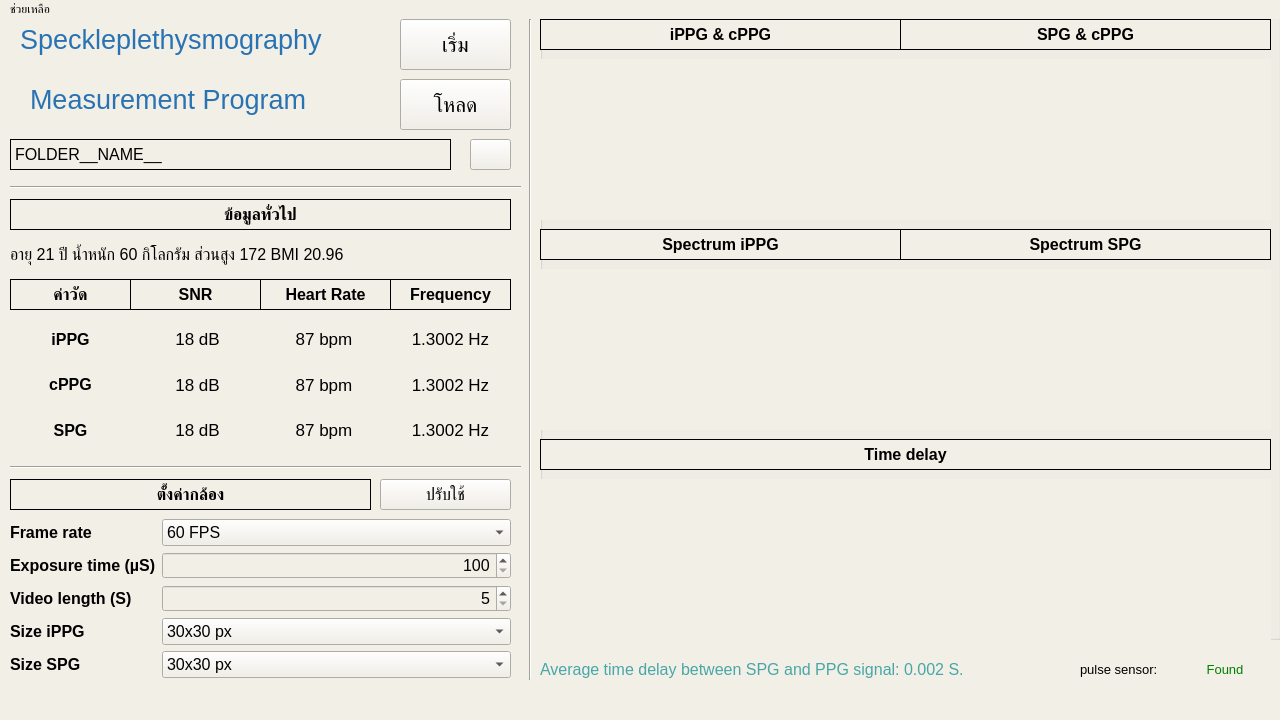
<?xml version="1.0" encoding="UTF-8"?>
<ui version="4.0">
 <class>MainWindow</class>
 <widget class="QMainWindow" name="MainWindow">
  <property name="geometry">
   <rect>
    <x>0</x>
    <y>0</y>
    <width>1280</width>
    <height>720</height>
   </rect>
  </property>
  <property name="minimumSize">
   <size>
    <width>1280</width>
    <height>720</height>
   </size>
  </property>
  <property name="maximumSize">
   <size>
    <width>1280</width>
    <height>720</height>
   </size>
  </property>
  <property name="font">
   <font>
    <pointsize>16</pointsize>
   </font>
  </property>
  <property name="windowTitle">
   <string>MainWindow</string>
  </property>
  <property name="styleSheet">
   <string notr="true">background-color: #F2EFE7;</string>
  </property>
  <widget class="QWidget" name="centralwidget">
   <widget class="QLabel" name="name1">
    <property name="enabled">
     <bool>true</bool>
    </property>
    <property name="geometry">
     <rect>
      <x>20</x>
      <y>0</y>
      <width>361</width>
      <height>41</height>
     </rect>
    </property>
    <property name="font">
     <font>
      <pointsize>20</pointsize>
     </font>
    </property>
    <property name="styleSheet">
     <string notr="true">color: #2973B2;</string>
    </property>
    <property name="text">
     <string>Speckleplethysmography</string>
    </property>
   </widget>
   <widget class="QLabel" name="name2">
    <property name="enabled">
     <bool>true</bool>
    </property>
    <property name="geometry">
     <rect>
      <x>30</x>
      <y>60</y>
      <width>331</width>
      <height>41</height>
     </rect>
    </property>
    <property name="font">
     <font>
      <pointsize>20</pointsize>
     </font>
    </property>
    <property name="styleSheet">
     <string notr="true">color: #2973B2;</string>
    </property>
    <property name="text">
     <string>Measurement Program</string>
    </property>
   </widget>
   <widget class="Line" name="line">
    <property name="geometry">
     <rect>
      <x>520</x>
      <y>0</y>
      <width>20</width>
      <height>661</height>
     </rect>
    </property>
    <property name="orientation">
     <enum>Qt::Vertical</enum>
    </property>
   </widget>
   <widget class="Line" name="line_2">
    <property name="geometry">
     <rect>
      <x>10</x>
      <y>160</y>
      <width>511</width>
      <height>16</height>
     </rect>
    </property>
    <property name="orientation">
     <enum>Qt::Horizontal</enum>
    </property>
   </widget>
   <widget class="QPushButton" name="bt_start">
    <property name="geometry">
     <rect>
      <x>400</x>
      <y>0</y>
      <width>111</width>
      <height>51</height>
     </rect>
    </property>
    <property name="font">
     <font>
      <pointsize>16</pointsize>
     </font>
    </property>
    <property name="styleSheet">
     <string notr="true"/>
    </property>
    <property name="text">
     <string>เริ่ม</string>
    </property>
    <property name="icon">
     <iconset>
      <normaloff>resources/diskette.png</normaloff>resources/diskette.png</iconset>
    </property>
   </widget>
   <widget class="QPushButton" name="bt_load">
    <property name="geometry">
     <rect>
      <x>400</x>
      <y>60</y>
      <width>111</width>
      <height>51</height>
     </rect>
    </property>
    <property name="font">
     <font>
      <pointsize>16</pointsize>
     </font>
    </property>
    <property name="styleSheet">
     <string notr="true"/>
    </property>
    <property name="text">
     <string>โหลด</string>
    </property>
    <property name="icon">
     <iconset>
      <normaloff>resources/folder.png</normaloff>resources/folder.png</iconset>
    </property>
   </widget>
   <widget class="QLabel" name="folder_name">
    <property name="geometry">
     <rect>
      <x>10</x>
      <y>120</y>
      <width>441</width>
      <height>31</height>
     </rect>
    </property>
    <property name="font">
     <font>
      <pointsize>12</pointsize>
     </font>
    </property>
    <property name="frameShape">
     <enum>QFrame::Box</enum>
    </property>
    <property name="text">
     <string>FOLDER__NAME__</string>
    </property>
   </widget>
   <widget class="QPushButton" name="bt_load_2">
    <property name="geometry">
     <rect>
      <x>470</x>
      <y>120</y>
      <width>41</width>
      <height>31</height>
     </rect>
    </property>
    <property name="font">
     <font>
      <pointsize>16</pointsize>
     </font>
    </property>
    <property name="styleSheet">
     <string notr="true">
</string>
    </property>
    <property name="text">
     <string/>
    </property>
    <property name="icon">
     <iconset>
      <normaloff>resources/reset.png</normaloff>resources/reset.png</iconset>
    </property>
   </widget>
   <widget class="QLabel" name="label">
    <property name="geometry">
     <rect>
      <x>10</x>
      <y>180</y>
      <width>501</width>
      <height>31</height>
     </rect>
    </property>
    <property name="font">
     <font>
      <pointsize>12</pointsize>
      <weight>75</weight>
      <bold>true</bold>
     </font>
    </property>
    <property name="frameShape">
     <enum>QFrame::Box</enum>
    </property>
    <property name="text">
     <string>ข้อมูลทั่วไป</string>
    </property>
    <property name="alignment">
     <set>Qt::AlignCenter</set>
    </property>
   </widget>
   <widget class="QLabel" name="label_2">
    <property name="geometry">
     <rect>
      <x>130</x>
      <y>260</y>
      <width>131</width>
      <height>31</height>
     </rect>
    </property>
    <property name="font">
     <font>
      <pointsize>12</pointsize>
      <weight>75</weight>
      <bold>true</bold>
     </font>
    </property>
    <property name="frameShape">
     <enum>QFrame::Box</enum>
    </property>
    <property name="text">
     <string>SNR</string>
    </property>
    <property name="alignment">
     <set>Qt::AlignCenter</set>
    </property>
   </widget>
   <widget class="QLabel" name="label_3">
    <property name="geometry">
     <rect>
      <x>390</x>
      <y>260</y>
      <width>121</width>
      <height>31</height>
     </rect>
    </property>
    <property name="font">
     <font>
      <pointsize>12</pointsize>
      <weight>75</weight>
      <bold>true</bold>
     </font>
    </property>
    <property name="frameShape">
     <enum>QFrame::Box</enum>
    </property>
    <property name="text">
     <string>Frequency</string>
    </property>
    <property name="alignment">
     <set>Qt::AlignCenter</set>
    </property>
   </widget>
   <widget class="QLabel" name="label_4">
    <property name="geometry">
     <rect>
      <x>260</x>
      <y>260</y>
      <width>131</width>
      <height>31</height>
     </rect>
    </property>
    <property name="font">
     <font>
      <pointsize>12</pointsize>
      <weight>75</weight>
      <bold>true</bold>
     </font>
    </property>
    <property name="frameShape">
     <enum>QFrame::Box</enum>
    </property>
    <property name="text">
     <string>Heart Rate</string>
    </property>
    <property name="alignment">
     <set>Qt::AlignCenter</set>
    </property>
   </widget>
   <widget class="QWidget" name="gridLayoutWidget">
    <property name="geometry">
     <rect>
      <x>10</x>
      <y>300</y>
      <width>501</width>
      <height>131</height>
     </rect>
    </property>
    <property name="font">
     <font>
      <pointsize>13</pointsize>
     </font>
    </property>
    <layout class="QGridLayout" name="gridLayout">
     <item row="1" column="0">
      <widget class="QLabel" name="label_6">
       <property name="font">
        <font>
         <pointsize>12</pointsize>
         <weight>75</weight>
         <bold>true</bold>
        </font>
       </property>
       <property name="styleSheet">
        <string notr="true"/>
       </property>
       <property name="frameShape">
        <enum>QFrame::NoFrame</enum>
       </property>
       <property name="text">
        <string>cPPG</string>
       </property>
       <property name="alignment">
        <set>Qt::AlignCenter</set>
       </property>
      </widget>
     </item>
     <item row="2" column="0">
      <widget class="QLabel" name="label_9">
       <property name="font">
        <font>
         <pointsize>12</pointsize>
         <weight>75</weight>
         <bold>true</bold>
        </font>
       </property>
       <property name="styleSheet">
        <string notr="true"/>
       </property>
       <property name="frameShape">
        <enum>QFrame::NoFrame</enum>
       </property>
       <property name="text">
        <string>SPG</string>
       </property>
       <property name="alignment">
        <set>Qt::AlignCenter</set>
       </property>
      </widget>
     </item>
     <item row="0" column="0">
      <widget class="QLabel" name="label_5">
       <property name="font">
        <font>
         <pointsize>12</pointsize>
         <weight>75</weight>
         <bold>true</bold>
        </font>
       </property>
       <property name="styleSheet">
        <string notr="true"/>
       </property>
       <property name="frameShape">
        <enum>QFrame::NoFrame</enum>
       </property>
       <property name="text">
        <string>iPPG</string>
       </property>
       <property name="alignment">
        <set>Qt::AlignCenter</set>
       </property>
      </widget>
     </item>
     <item row="1" column="1">
      <widget class="QLabel" name="cppg_snr">
       <property name="font">
        <font>
         <pointsize>13</pointsize>
        </font>
       </property>
       <property name="frameShape">
        <enum>QFrame::NoFrame</enum>
       </property>
       <property name="text">
        <string>18 dB</string>
       </property>
       <property name="alignment">
        <set>Qt::AlignCenter</set>
       </property>
      </widget>
     </item>
     <item row="0" column="1">
      <widget class="QLabel" name="ippg_snr">
       <property name="font">
        <font>
         <pointsize>13</pointsize>
        </font>
       </property>
       <property name="frameShape">
        <enum>QFrame::NoFrame</enum>
       </property>
       <property name="text">
        <string>18 dB</string>
       </property>
       <property name="alignment">
        <set>Qt::AlignCenter</set>
       </property>
      </widget>
     </item>
     <item row="2" column="1">
      <widget class="QLabel" name="spg_snr">
       <property name="font">
        <font>
         <pointsize>13</pointsize>
        </font>
       </property>
       <property name="frameShape">
        <enum>QFrame::NoFrame</enum>
       </property>
       <property name="text">
        <string>18 dB</string>
       </property>
       <property name="alignment">
        <set>Qt::AlignCenter</set>
       </property>
      </widget>
     </item>
     <item row="0" column="2">
      <widget class="QLabel" name="ippg_hr">
       <property name="font">
        <font>
         <pointsize>13</pointsize>
        </font>
       </property>
       <property name="frameShape">
        <enum>QFrame::NoFrame</enum>
       </property>
       <property name="text">
        <string>87 bpm</string>
       </property>
       <property name="alignment">
        <set>Qt::AlignCenter</set>
       </property>
      </widget>
     </item>
     <item row="1" column="2">
      <widget class="QLabel" name="cppg_hr">
       <property name="font">
        <font>
         <pointsize>13</pointsize>
        </font>
       </property>
       <property name="frameShape">
        <enum>QFrame::NoFrame</enum>
       </property>
       <property name="text">
        <string>87 bpm</string>
       </property>
       <property name="alignment">
        <set>Qt::AlignCenter</set>
       </property>
      </widget>
     </item>
     <item row="0" column="3">
      <widget class="QLabel" name="ippg_freq">
       <property name="font">
        <font>
         <pointsize>13</pointsize>
        </font>
       </property>
       <property name="frameShape">
        <enum>QFrame::NoFrame</enum>
       </property>
       <property name="text">
        <string>1.3002 Hz</string>
       </property>
       <property name="alignment">
        <set>Qt::AlignCenter</set>
       </property>
      </widget>
     </item>
     <item row="1" column="3">
      <widget class="QLabel" name="cppg_freq">
       <property name="font">
        <font>
         <pointsize>13</pointsize>
        </font>
       </property>
       <property name="frameShape">
        <enum>QFrame::NoFrame</enum>
       </property>
       <property name="text">
        <string>1.3002 Hz</string>
       </property>
       <property name="alignment">
        <set>Qt::AlignCenter</set>
       </property>
      </widget>
     </item>
     <item row="2" column="2">
      <widget class="QLabel" name="spg_hr">
       <property name="font">
        <font>
         <pointsize>13</pointsize>
        </font>
       </property>
       <property name="frameShape">
        <enum>QFrame::NoFrame</enum>
       </property>
       <property name="text">
        <string>87 bpm</string>
       </property>
       <property name="alignment">
        <set>Qt::AlignCenter</set>
       </property>
      </widget>
     </item>
     <item row="2" column="3">
      <widget class="QLabel" name="spg_freq">
       <property name="font">
        <font>
         <pointsize>13</pointsize>
        </font>
       </property>
       <property name="frameShape">
        <enum>QFrame::NoFrame</enum>
       </property>
       <property name="text">
        <string>1.3002 Hz</string>
       </property>
       <property name="alignment">
        <set>Qt::AlignCenter</set>
       </property>
      </widget>
     </item>
    </layout>
   </widget>
   <widget class="QLabel" name="label_25">
    <property name="geometry">
     <rect>
      <x>10</x>
      <y>260</y>
      <width>121</width>
      <height>31</height>
     </rect>
    </property>
    <property name="font">
     <font>
      <pointsize>12</pointsize>
      <weight>75</weight>
      <bold>true</bold>
     </font>
    </property>
    <property name="frameShape">
     <enum>QFrame::Box</enum>
    </property>
    <property name="text">
     <string>ค่าวัด</string>
    </property>
    <property name="alignment">
     <set>Qt::AlignCenter</set>
    </property>
   </widget>
   <widget class="Line" name="line_3">
    <property name="geometry">
     <rect>
      <x>10</x>
      <y>440</y>
      <width>511</width>
      <height>16</height>
     </rect>
    </property>
    <property name="orientation">
     <enum>Qt::Horizontal</enum>
    </property>
   </widget>
   <widget class="QWidget" name="formLayoutWidget">
    <property name="geometry">
     <rect>
      <x>10</x>
      <y>500</y>
      <width>501</width>
      <height>170</height>
     </rect>
    </property>
    <layout class="QFormLayout" name="formLayout">
     <item row="0" column="0">
      <widget class="QLabel" name="label_14">
       <property name="font">
        <font>
         <pointsize>12</pointsize>
         <weight>75</weight>
         <bold>true</bold>
        </font>
       </property>
       <property name="styleSheet">
        <string notr="true"/>
       </property>
       <property name="frameShape">
        <enum>QFrame::NoFrame</enum>
       </property>
       <property name="text">
        <string>Frame rate</string>
       </property>
       <property name="alignment">
        <set>Qt::AlignLeading|Qt::AlignLeft|Qt::AlignVCenter</set>
       </property>
      </widget>
     </item>
     <item row="1" column="0">
      <widget class="QLabel" name="label_18">
       <property name="font">
        <font>
         <pointsize>12</pointsize>
         <weight>75</weight>
         <bold>true</bold>
        </font>
       </property>
       <property name="styleSheet">
        <string notr="true"/>
       </property>
       <property name="frameShape">
        <enum>QFrame::NoFrame</enum>
       </property>
       <property name="text">
        <string>Exposure time (µS)</string>
       </property>
       <property name="alignment">
        <set>Qt::AlignLeading|Qt::AlignLeft|Qt::AlignVCenter</set>
       </property>
      </widget>
     </item>
     <item row="2" column="0">
      <widget class="QLabel" name="label_19">
       <property name="font">
        <font>
         <pointsize>12</pointsize>
         <weight>75</weight>
         <bold>true</bold>
        </font>
       </property>
       <property name="styleSheet">
        <string notr="true"/>
       </property>
       <property name="frameShape">
        <enum>QFrame::NoFrame</enum>
       </property>
       <property name="text">
        <string>Video length (S)</string>
       </property>
       <property name="alignment">
        <set>Qt::AlignLeading|Qt::AlignLeft|Qt::AlignVCenter</set>
       </property>
      </widget>
     </item>
     <item row="0" column="1">
      <widget class="QComboBox" name="frame_rate">
       <property name="font">
        <font>
         <pointsize>12</pointsize>
        </font>
       </property>
       <item>
        <property name="text">
         <string>60 FPS</string>
        </property>
       </item>
       <item>
        <property name="text">
         <string>120 FPS</string>
        </property>
       </item>
       <item>
        <property name="text">
         <string>180 FPS</string>
        </property>
       </item>
       <item>
        <property name="text">
         <string>240 FPS</string>
        </property>
       </item>
      </widget>
     </item>
     <item row="2" column="1">
      <widget class="QSpinBox" name="video_length">
       <property name="font">
        <font>
         <pointsize>12</pointsize>
        </font>
       </property>
       <property name="alignment">
        <set>Qt::AlignRight|Qt::AlignTrailing|Qt::AlignVCenter</set>
       </property>
       <property name="minimum">
        <number>5</number>
       </property>
       <property name="maximum">
        <number>60</number>
       </property>
      </widget>
     </item>
     <item row="1" column="1">
      <widget class="QSpinBox" name="exposure_time">
       <property name="font">
        <font>
         <pointsize>12</pointsize>
        </font>
       </property>
       <property name="alignment">
        <set>Qt::AlignRight|Qt::AlignTrailing|Qt::AlignVCenter</set>
       </property>
       <property name="minimum">
        <number>100</number>
       </property>
       <property name="maximum">
        <number>20000</number>
       </property>
      </widget>
     </item>
     <item row="3" column="0">
      <widget class="QLabel" name="label_20">
       <property name="font">
        <font>
         <pointsize>12</pointsize>
         <weight>75</weight>
         <bold>true</bold>
        </font>
       </property>
       <property name="styleSheet">
        <string notr="true"/>
       </property>
       <property name="frameShape">
        <enum>QFrame::NoFrame</enum>
       </property>
       <property name="text">
        <string>Size iPPG</string>
       </property>
       <property name="alignment">
        <set>Qt::AlignLeading|Qt::AlignLeft|Qt::AlignVCenter</set>
       </property>
      </widget>
     </item>
     <item row="4" column="0">
      <widget class="QLabel" name="label_24">
       <property name="font">
        <font>
         <pointsize>12</pointsize>
         <weight>75</weight>
         <bold>true</bold>
        </font>
       </property>
       <property name="styleSheet">
        <string notr="true"/>
       </property>
       <property name="frameShape">
        <enum>QFrame::NoFrame</enum>
       </property>
       <property name="text">
        <string>Size SPG</string>
       </property>
       <property name="alignment">
        <set>Qt::AlignLeading|Qt::AlignLeft|Qt::AlignVCenter</set>
       </property>
      </widget>
     </item>
     <item row="3" column="1">
      <widget class="QComboBox" name="size_ippg">
       <property name="font">
        <font>
         <pointsize>12</pointsize>
        </font>
       </property>
       <item>
        <property name="text">
         <string>30x30 px</string>
        </property>
       </item>
       <item>
        <property name="text">
         <string>50x50 px</string>
        </property>
       </item>
       <item>
        <property name="text">
         <string>100x100 px</string>
        </property>
       </item>
       <item>
        <property name="text">
         <string>150x150 px</string>
        </property>
       </item>
       <item>
        <property name="text">
         <string>200x200 px</string>
        </property>
       </item>
       <item>
        <property name="text">
         <string>250x250 px</string>
        </property>
       </item>
       <item>
        <property name="text">
         <string>300x300 px</string>
        </property>
       </item>
      </widget>
     </item>
     <item row="4" column="1">
      <widget class="QComboBox" name="size_spg">
       <property name="font">
        <font>
         <pointsize>12</pointsize>
        </font>
       </property>
       <item>
        <property name="text">
         <string>30x30 px</string>
        </property>
       </item>
       <item>
        <property name="text">
         <string>50x50 px</string>
        </property>
       </item>
       <item>
        <property name="text">
         <string>100x100 px</string>
        </property>
       </item>
       <item>
        <property name="text">
         <string>150x150 px</string>
        </property>
       </item>
       <item>
        <property name="text">
         <string>200x200 px</string>
        </property>
       </item>
       <item>
        <property name="text">
         <string>250x250 px</string>
        </property>
       </item>
       <item>
        <property name="text">
         <string>300x300 px</string>
        </property>
       </item>
      </widget>
     </item>
    </layout>
   </widget>
   <widget class="QLabel" name="label_13">
    <property name="geometry">
     <rect>
      <x>10</x>
      <y>460</y>
      <width>361</width>
      <height>31</height>
     </rect>
    </property>
    <property name="font">
     <font>
      <pointsize>12</pointsize>
      <weight>75</weight>
      <bold>true</bold>
     </font>
    </property>
    <property name="frameShape">
     <enum>QFrame::Box</enum>
    </property>
    <property name="text">
     <string>ตั้งค่ากล้อง</string>
    </property>
    <property name="alignment">
     <set>Qt::AlignCenter</set>
    </property>
   </widget>
   <widget class="QLabel" name="personal_data">
    <property name="geometry">
     <rect>
      <x>10</x>
      <y>220</y>
      <width>501</width>
      <height>31</height>
     </rect>
    </property>
    <property name="font">
     <font>
      <pointsize>12</pointsize>
     </font>
    </property>
    <property name="frameShape">
     <enum>QFrame::NoFrame</enum>
    </property>
    <property name="text">
     <string>อายุ 21 ปี น้ำหนัก 60 กิโลกรัม ส่วนสูง 172 BMI 20.96</string>
    </property>
   </widget>
   <widget class="QLabel" name="td">
    <property name="geometry">
     <rect>
      <x>540</x>
      <y>630</y>
      <width>531</width>
      <height>41</height>
     </rect>
    </property>
    <property name="font">
     <font>
      <pointsize>12</pointsize>
     </font>
    </property>
    <property name="styleSheet">
     <string notr="true">color: #48A6A7;</string>
    </property>
    <property name="frameShape">
     <enum>QFrame::NoFrame</enum>
    </property>
    <property name="text">
     <string>Average time delay between SPG and PPG signal: 0.002 S.</string>
    </property>
   </widget>
   <widget class="QPushButton" name="apply_setting_camera">
    <property name="geometry">
     <rect>
      <x>380</x>
      <y>460</y>
      <width>131</width>
      <height>31</height>
     </rect>
    </property>
    <property name="font">
     <font>
      <pointsize>12</pointsize>
     </font>
    </property>
    <property name="styleSheet">
     <string notr="true"/>
    </property>
    <property name="text">
     <string>ปรับใช้</string>
    </property>
   </widget>
   <widget class="QWidget" name="horizontalLayoutWidget">
    <property name="geometry">
     <rect>
      <x>1080</x>
      <y>630</y>
      <width>191</width>
      <height>41</height>
     </rect>
    </property>
    <layout class="QHBoxLayout" name="horizontalLayout">
     <item>
      <widget class="QLabel" name="personal_data_2">
       <property name="font">
        <font>
         <pointsize>10</pointsize>
        </font>
       </property>
       <property name="frameShape">
        <enum>QFrame::NoFrame</enum>
       </property>
       <property name="text">
        <string>pulse sensor:</string>
       </property>
       <property name="alignment">
        <set>Qt::AlignLeading|Qt::AlignLeft|Qt::AlignVCenter</set>
       </property>
      </widget>
     </item>
     <item>
      <widget class="QLabel" name="port">
       <property name="font">
        <font>
         <pointsize>10</pointsize>
        </font>
       </property>
       <property name="styleSheet">
        <string notr="true">color:green;</string>
       </property>
       <property name="frameShape">
        <enum>QFrame::NoFrame</enum>
       </property>
       <property name="text">
        <string>Found</string>
       </property>
       <property name="alignment">
        <set>Qt::AlignCenter</set>
       </property>
      </widget>
     </item>
    </layout>
   </widget>
   <widget class="QGroupBox" name="result_group">
    <property name="geometry">
     <rect>
      <x>540</x>
      <y>-10</y>
      <width>741</width>
      <height>631</height>
     </rect>
    </property>
    <property name="title">
     <string/>
    </property>
    <widget class="QLabel" name="freq_ippg">
     <property name="geometry">
      <rect>
       <x>0</x>
       <y>220</y>
       <width>361</width>
       <height>31</height>
      </rect>
     </property>
     <property name="font">
      <font>
       <pointsize>12</pointsize>
       <weight>75</weight>
       <bold>true</bold>
      </font>
     </property>
     <property name="frameShape">
      <enum>QFrame::Box</enum>
     </property>
     <property name="text">
      <string>Spectrum iPPG</string>
     </property>
     <property name="alignment">
      <set>Qt::AlignCenter</set>
     </property>
    </widget>
    <widget class="QLabel" name="freq_spg">
     <property name="geometry">
      <rect>
       <x>360</x>
       <y>220</y>
       <width>371</width>
       <height>31</height>
      </rect>
     </property>
     <property name="font">
      <font>
       <pointsize>12</pointsize>
       <weight>75</weight>
       <bold>true</bold>
      </font>
     </property>
     <property name="frameShape">
      <enum>QFrame::Box</enum>
     </property>
     <property name="text">
      <string>Spectrum SPG</string>
     </property>
     <property name="alignment">
      <set>Qt::AlignCenter</set>
     </property>
    </widget>
    <widget class="QLabel" name="spg_cppg">
     <property name="geometry">
      <rect>
       <x>360</x>
       <y>10</y>
       <width>371</width>
       <height>31</height>
      </rect>
     </property>
     <property name="font">
      <font>
       <pointsize>12</pointsize>
       <weight>75</weight>
       <bold>true</bold>
      </font>
     </property>
     <property name="frameShape">
      <enum>QFrame::Box</enum>
     </property>
     <property name="text">
      <string>SPG &amp; cPPG</string>
     </property>
     <property name="alignment">
      <set>Qt::AlignCenter</set>
     </property>
    </widget>
    <widget class="QLabel" name="time_delay">
     <property name="geometry">
      <rect>
       <x>0</x>
       <y>430</y>
       <width>731</width>
       <height>31</height>
      </rect>
     </property>
     <property name="font">
      <font>
       <pointsize>12</pointsize>
       <weight>75</weight>
       <bold>true</bold>
      </font>
     </property>
     <property name="frameShape">
      <enum>QFrame::Box</enum>
     </property>
     <property name="text">
      <string>Time delay</string>
     </property>
     <property name="alignment">
      <set>Qt::AlignCenter</set>
     </property>
    </widget>
    <widget class="QLabel" name="ippg_cppg">
     <property name="geometry">
      <rect>
       <x>0</x>
       <y>10</y>
       <width>361</width>
       <height>31</height>
      </rect>
     </property>
     <property name="font">
      <font>
       <pointsize>12</pointsize>
       <weight>75</weight>
       <bold>true</bold>
      </font>
     </property>
     <property name="frameShape">
      <enum>QFrame::Box</enum>
     </property>
     <property name="text">
      <string>iPPG &amp; cPPG</string>
     </property>
     <property name="alignment">
      <set>Qt::AlignCenter</set>
     </property>
    </widget>
    <widget class="QWidget" name="ippg_cppg_plt" native="true">
     <property name="geometry">
      <rect>
       <x>0</x>
       <y>50</y>
       <width>361</width>
       <height>161</height>
      </rect>
     </property>
    </widget>
    <widget class="QWidget" name="spg_cppg_plt" native="true">
     <property name="geometry">
      <rect>
       <x>360</x>
       <y>50</y>
       <width>371</width>
       <height>161</height>
      </rect>
     </property>
    </widget>
    <widget class="QWidget" name="freq_spg_plt" native="true">
     <property name="geometry">
      <rect>
       <x>360</x>
       <y>260</y>
       <width>371</width>
       <height>161</height>
      </rect>
     </property>
    </widget>
    <widget class="QWidget" name="freq_ippg_plt" native="true">
     <property name="geometry">
      <rect>
       <x>0</x>
       <y>260</y>
       <width>361</width>
       <height>161</height>
      </rect>
     </property>
    </widget>
    <widget class="QWidget" name="time_delay_plt" native="true">
     <property name="geometry">
      <rect>
       <x>0</x>
       <y>470</y>
       <width>731</width>
       <height>161</height>
      </rect>
     </property>
    </widget>
   </widget>
   <zorder>result_group</zorder>
   <zorder>name1</zorder>
   <zorder>name2</zorder>
   <zorder>line</zorder>
   <zorder>line_2</zorder>
   <zorder>bt_start</zorder>
   <zorder>bt_load</zorder>
   <zorder>folder_name</zorder>
   <zorder>bt_load_2</zorder>
   <zorder>label</zorder>
   <zorder>label_2</zorder>
   <zorder>label_3</zorder>
   <zorder>label_4</zorder>
   <zorder>gridLayoutWidget</zorder>
   <zorder>label_25</zorder>
   <zorder>line_3</zorder>
   <zorder>formLayoutWidget</zorder>
   <zorder>label_13</zorder>
   <zorder>personal_data</zorder>
   <zorder>td</zorder>
   <zorder>apply_setting_camera</zorder>
   <zorder>horizontalLayoutWidget</zorder>
  </widget>
  <widget class="QMenuBar" name="menubar">
   <property name="geometry">
    <rect>
     <x>0</x>
     <y>0</y>
     <width>1280</width>
     <height>26</height>
    </rect>
   </property>
   <widget class="QMenu" name="menuHelp">
    <property name="title">
     <string>ช่วยเหลือ</string>
    </property>
    <widget class="QMenu" name="menu">
     <property name="title">
      <string>วิธีใช้งาน</string>
     </property>
     <addaction name="action"/>
    </widget>
    <addaction name="menu"/>
    <addaction name="actionmeaning"/>
   </widget>
   <addaction name="menuHelp"/>
  </widget>
  <widget class="QStatusBar" name="statusbar"/>
  <action name="actionmeaning">
   <property name="text">
    <string> คำนิยาม</string>
   </property>
  </action>
  <action name="action">
   <property name="text">
    <string>ไม่บอก</string>
   </property>
  </action>
 </widget>
 <resources/>
 <connections/>
</ui>
